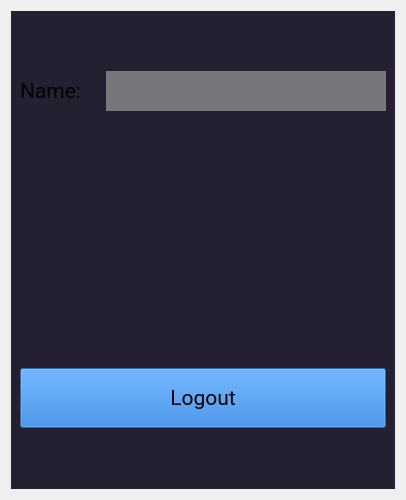
<?xml version="1.0" encoding="UTF-8"?>
<ui version="4.0">
 <class>profile_dialog</class>
 <widget class="QDialog" name="profile_dialog">
  <property name="windowModality">
   <enum>Qt::ApplicationModal</enum>
  </property>
  <property name="geometry">
   <rect>
    <x>0</x>
    <y>0</y>
    <width>404</width>
    <height>500</height>
   </rect>
  </property>
  <property name="windowTitle">
   <string>Profile Section</string>
  </property>
  <property name="sizeGripEnabled">
   <bool>false</bool>
  </property>
  <property name="modal">
   <bool>true</bool>
  </property>
  <layout class="QVBoxLayout" name="verticalLayout">
   <item>
    <widget class="QWidget" name="widget" native="true">
     <property name="styleSheet">
      <string notr="true">background-color: rgb(36, 31, 49);</string>
     </property>
     <layout class="QVBoxLayout" name="verticalLayout_2">
      <item>
       <layout class="QHBoxLayout" name="horizontalLayout">
        <item>
         <widget class="QLabel" name="user_name_label">
          <property name="minimumSize">
           <size>
            <width>80</width>
            <height>40</height>
           </size>
          </property>
          <property name="maximumSize">
           <size>
            <width>80</width>
            <height>40</height>
           </size>
          </property>
          <property name="font">
           <font>
            <family>Roboto</family>
            <pointsize>16</pointsize>
           </font>
          </property>
          <property name="text">
           <string>Name:</string>
          </property>
         </widget>
        </item>
        <item>
         <widget class="QLabel" name="user_name_text">
          <property name="minimumSize">
           <size>
            <width>280</width>
            <height>40</height>
           </size>
          </property>
          <property name="maximumSize">
           <size>
            <width>280</width>
            <height>40</height>
           </size>
          </property>
          <property name="font">
           <font>
            <family>Roboto</family>
            <pointsize>16</pointsize>
           </font>
          </property>
          <property name="styleSheet">
           <string notr="true">background-color: rgb(119, 118, 123);</string>
          </property>
          <property name="text">
           <string/>
          </property>
          <property name="margin">
           <number>4</number>
          </property>
         </widget>
        </item>
       </layout>
      </item>
      <item>
       <spacer name="verticalSpacer">
        <property name="orientation">
         <enum>Qt::Vertical</enum>
        </property>
        <property name="sizeType">
         <enum>QSizePolicy::Fixed</enum>
        </property>
        <property name="sizeHint" stdset="0">
         <size>
          <width>20</width>
          <height>200</height>
         </size>
        </property>
       </spacer>
      </item>
      <item>
       <widget class="QPushButton" name="logout_button">
        <property name="minimumSize">
         <size>
          <width>0</width>
          <height>60</height>
         </size>
        </property>
        <property name="maximumSize">
         <size>
          <width>16777215</width>
          <height>60</height>
         </size>
        </property>
        <property name="font">
         <font>
          <family>Roboto</family>
          <pointsize>16</pointsize>
         </font>
        </property>
        <property name="styleSheet">
         <string notr="true">background-color: rgb(28, 113, 216);</string>
        </property>
        <property name="text">
         <string>Logout</string>
        </property>
       </widget>
      </item>
     </layout>
    </widget>
   </item>
  </layout>
 </widget>
 <resources/>
 <connections/>
</ui>
